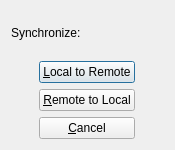
<?xml version="1.0" encoding="UTF-8"?>
<ui version="4.0">
 <class>SyncDialog</class>
 <widget class="QDialog" name="SyncDialog">
  <property name="geometry">
   <rect>
    <x>0</x>
    <y>0</y>
    <width>175</width>
    <height>150</height>
   </rect>
  </property>
  <property name="sizePolicy">
   <sizepolicy hsizetype="Preferred" vsizetype="Fixed">
    <horstretch>0</horstretch>
    <verstretch>0</verstretch>
   </sizepolicy>
  </property>
  <property name="windowTitle">
   <string>Dialog</string>
  </property>
  <layout class="QVBoxLayout" name="verticalLayout_2">
   <item>
    <widget class="QLabel" name="label">
     <property name="text">
      <string>Synchronize:</string>
     </property>
    </widget>
   </item>
   <item>
    <layout class="QHBoxLayout" name="horizontalLayout">
     <item>
      <spacer name="horizontalSpacer">
       <property name="orientation">
        <enum>Qt::Horizontal</enum>
       </property>
       <property name="sizeHint" stdset="0">
        <size>
         <width>40</width>
         <height>20</height>
        </size>
       </property>
      </spacer>
     </item>
     <item>
      <layout class="QVBoxLayout" name="verticalLayout">
       <item>
        <widget class="QPushButton" name="localToRemotePushButton">
         <property name="text">
          <string>&amp;Local to Remote</string>
         </property>
        </widget>
       </item>
       <item>
        <widget class="QPushButton" name="remoteToLocalPushButton">
         <property name="text">
          <string>&amp;Remote to Local</string>
         </property>
        </widget>
       </item>
       <item>
        <widget class="QPushButton" name="cancelPushButton">
         <property name="text">
          <string>&amp;Cancel</string>
         </property>
        </widget>
       </item>
      </layout>
     </item>
     <item>
      <spacer name="horizontalSpacer_2">
       <property name="orientation">
        <enum>Qt::Horizontal</enum>
       </property>
       <property name="sizeHint" stdset="0">
        <size>
         <width>40</width>
         <height>20</height>
        </size>
       </property>
      </spacer>
     </item>
    </layout>
   </item>
  </layout>
 </widget>
 <resources/>
 <connections/>
</ui>
